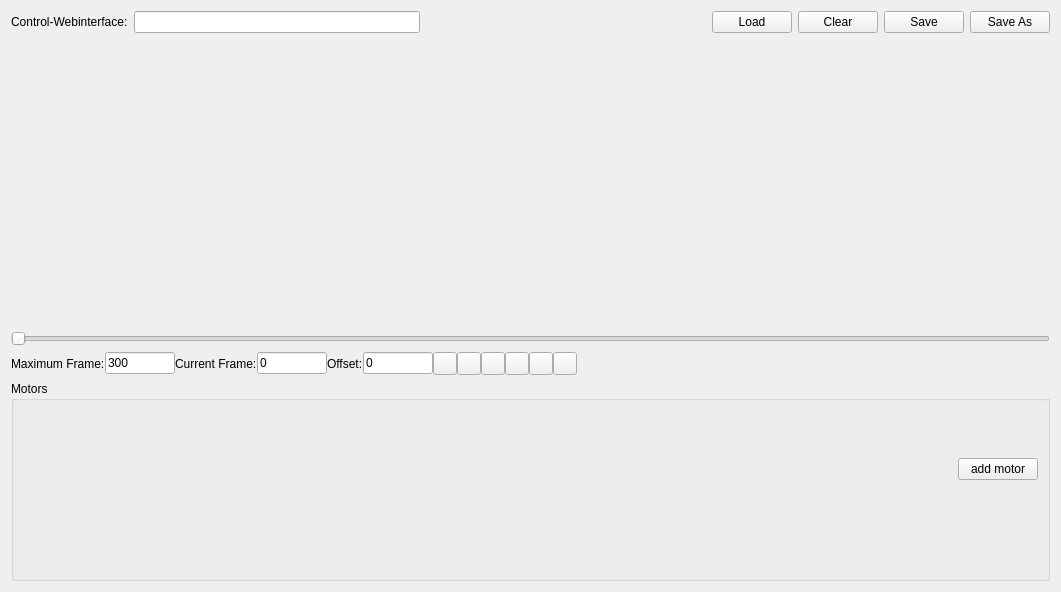
<?xml version="1.0" encoding="UTF-8"?>
<ui version="4.0">
 <class>MotionControlClass</class>
 <widget class="QWidget" name="MotionControlClass">
  <property name="geometry">
   <rect>
    <x>0</x>
    <y>0</y>
    <width>1061</width>
    <height>592</height>
   </rect>
  </property>
  <property name="windowTitle">
   <string>Form</string>
  </property>
  <layout class="QVBoxLayout" name="verticalLayout_3">
   <item>
    <layout class="QHBoxLayout" name="horizontalLayout">
     <item>
      <widget class="QLabel" name="label">
       <property name="text">
        <string>Control-Webinterface:</string>
       </property>
      </widget>
     </item>
     <item>
      <widget class="QLineEdit" name="lineEditControlWebinterface"/>
     </item>
     <item>
      <spacer name="horizontalSpacer">
       <property name="orientation">
        <enum>Qt::Horizontal</enum>
       </property>
       <property name="sizeHint" stdset="0">
        <size>
         <width>40</width>
         <height>20</height>
        </size>
       </property>
      </spacer>
     </item>
     <item>
      <widget class="QPushButton" name="loadButton">
       <property name="text">
        <string>Load</string>
       </property>
       <property name="icon">
        <iconset resource="../resources.qrc">
         <normaloff>:/icons/resources/fileopen.png</normaloff>:/icons/resources/fileopen.png</iconset>
       </property>
       <property name="iconSize">
        <size>
         <width>16</width>
         <height>16</height>
        </size>
       </property>
      </widget>
     </item>
     <item>
      <widget class="QPushButton" name="clearButton">
       <property name="text">
        <string>Clear</string>
       </property>
       <property name="icon">
        <iconset resource="../resources.qrc">
         <normaloff>:/icons/resources/trash-16.png</normaloff>:/icons/resources/trash-16.png</iconset>
       </property>
       <property name="iconSize">
        <size>
         <width>16</width>
         <height>16</height>
        </size>
       </property>
      </widget>
     </item>
     <item>
      <widget class="QPushButton" name="saveButton">
       <property name="text">
        <string>Save</string>
       </property>
       <property name="icon">
        <iconset resource="../resources.qrc">
         <normaloff>:/icons/resources/filesave.png</normaloff>:/icons/resources/filesave.png</iconset>
       </property>
       <property name="iconSize">
        <size>
         <width>16</width>
         <height>16</height>
        </size>
       </property>
      </widget>
     </item>
     <item>
      <widget class="QPushButton" name="saveAsButton">
       <property name="text">
        <string>Save As</string>
       </property>
       <property name="icon">
        <iconset resource="../resources.qrc">
         <normaloff>:/icons/resources/filesaveas.png</normaloff>:/icons/resources/filesaveas.png</iconset>
       </property>
       <property name="iconSize">
        <size>
         <width>16</width>
         <height>16</height>
        </size>
       </property>
      </widget>
     </item>
    </layout>
   </item>
   <item>
    <widget class="QWidget" name="frameview" native="true">
     <property name="sizePolicy">
      <sizepolicy hsizetype="Preferred" vsizetype="Expanding">
       <horstretch>0</horstretch>
       <verstretch>0</verstretch>
      </sizepolicy>
     </property>
    </widget>
   </item>
   <item>
    <widget class="QSlider" name="frameSlider">
     <property name="maximum">
      <number>299</number>
     </property>
     <property name="orientation">
      <enum>Qt::Horizontal</enum>
     </property>
    </widget>
   </item>
   <item>
    <layout class="QHBoxLayout" name="horizontalLayout_2">
     <property name="spacing">
      <number>0</number>
     </property>
     <property name="topMargin">
      <number>0</number>
     </property>
     <item>
      <widget class="QLabel" name="label_3">
       <property name="text">
        <string>Maximum Frame:</string>
       </property>
      </widget>
     </item>
     <item>
      <widget class="QLineEdit" name="maxFrame">
       <property name="sizePolicy">
        <sizepolicy hsizetype="Fixed" vsizetype="Fixed">
         <horstretch>0</horstretch>
         <verstretch>0</verstretch>
        </sizepolicy>
       </property>
       <property name="maximumSize">
        <size>
         <width>70</width>
         <height>16777215</height>
        </size>
       </property>
       <property name="text">
        <string>300</string>
       </property>
      </widget>
     </item>
     <item>
      <widget class="QLabel" name="label_4">
       <property name="text">
        <string>Current Frame:</string>
       </property>
      </widget>
     </item>
     <item>
      <widget class="QLineEdit" name="currentFrame">
       <property name="sizePolicy">
        <sizepolicy hsizetype="Fixed" vsizetype="Fixed">
         <horstretch>0</horstretch>
         <verstretch>0</verstretch>
        </sizepolicy>
       </property>
       <property name="maximumSize">
        <size>
         <width>70</width>
         <height>16777215</height>
        </size>
       </property>
       <property name="text">
        <string>0</string>
       </property>
      </widget>
     </item>
     <item>
      <widget class="QLabel" name="label_5">
       <property name="text">
        <string>Offset:</string>
       </property>
      </widget>
     </item>
     <item>
      <widget class="QLineEdit" name="offsetFrame">
       <property name="sizePolicy">
        <sizepolicy hsizetype="Fixed" vsizetype="Fixed">
         <horstretch>0</horstretch>
         <verstretch>0</verstretch>
        </sizepolicy>
       </property>
       <property name="maximumSize">
        <size>
         <width>70</width>
         <height>16777215</height>
        </size>
       </property>
       <property name="text">
        <string>0</string>
       </property>
      </widget>
     </item>
     <item>
      <widget class="QToolButton" name="frameBackButton">
       <property name="text">
        <string/>
       </property>
       <property name="icon">
        <iconset resource="../resources.qrc">
         <normaloff>:/icons/resources/media-seek-backward.png</normaloff>:/icons/resources/media-seek-backward.png</iconset>
       </property>
       <property name="iconSize">
        <size>
         <width>16</width>
         <height>16</height>
        </size>
       </property>
      </widget>
     </item>
     <item>
      <widget class="QToolButton" name="frameNextButton">
       <property name="text">
        <string/>
       </property>
       <property name="icon">
        <iconset resource="../resources.qrc">
         <normaloff>:/icons/resources/media-seek-forward.png</normaloff>:/icons/resources/media-seek-forward.png</iconset>
       </property>
       <property name="iconSize">
        <size>
         <width>16</width>
         <height>16</height>
        </size>
       </property>
      </widget>
     </item>
     <item>
      <widget class="QToolButton" name="playButton">
       <property name="text">
        <string/>
       </property>
       <property name="icon">
        <iconset resource="../resources.qrc">
         <normaloff>:/icons/resources/media-playback-start.png</normaloff>:/icons/resources/media-playback-start.png</iconset>
       </property>
       <property name="iconSize">
        <size>
         <width>16</width>
         <height>16</height>
        </size>
       </property>
      </widget>
     </item>
     <item>
      <widget class="QToolButton" name="stopButton">
       <property name="text">
        <string/>
       </property>
       <property name="icon">
        <iconset resource="../resources.qrc">
         <normaloff>:/icons/resources/media-playback-stop.png</normaloff>:/icons/resources/media-playback-stop.png</iconset>
       </property>
       <property name="iconSize">
        <size>
         <width>16</width>
         <height>16</height>
        </size>
       </property>
      </widget>
     </item>
     <item>
      <widget class="QToolButton" name="keyBackButton">
       <property name="text">
        <string/>
       </property>
       <property name="icon">
        <iconset resource="../resources.qrc">
         <normaloff>:/icons/resources/media-skip-backward.png</normaloff>:/icons/resources/media-skip-backward.png</iconset>
       </property>
       <property name="iconSize">
        <size>
         <width>16</width>
         <height>16</height>
        </size>
       </property>
      </widget>
     </item>
     <item>
      <widget class="QToolButton" name="keyNextButton">
       <property name="text">
        <string/>
       </property>
       <property name="icon">
        <iconset resource="../resources.qrc">
         <normaloff>:/icons/resources/media-skip-forward.png</normaloff>:/icons/resources/media-skip-forward.png</iconset>
       </property>
       <property name="iconSize">
        <size>
         <width>16</width>
         <height>16</height>
        </size>
       </property>
      </widget>
     </item>
     <item>
      <spacer name="horizontalSpacer_2">
       <property name="orientation">
        <enum>Qt::Horizontal</enum>
       </property>
       <property name="sizeHint" stdset="0">
        <size>
         <width>40</width>
         <height>20</height>
        </size>
       </property>
      </spacer>
     </item>
    </layout>
   </item>
   <item>
    <widget class="QGroupBox" name="groupBox">
     <property name="minimumSize">
      <size>
       <width>0</width>
       <height>200</height>
      </size>
     </property>
     <property name="title">
      <string>Motors</string>
     </property>
     <layout class="QHBoxLayout" name="horizontalLayout_3">
      <item>
       <widget class="QWidget" name="widget" native="true">
        <property name="sizePolicy">
         <sizepolicy hsizetype="Expanding" vsizetype="Preferred">
          <horstretch>0</horstretch>
          <verstretch>0</verstretch>
         </sizepolicy>
        </property>
        <layout class="QVBoxLayout" name="verticalLayout_2">
         <property name="topMargin">
          <number>0</number>
         </property>
         <property name="bottomMargin">
          <number>0</number>
         </property>
         <item>
          <layout class="QHBoxLayout" name="motorsLayout"/>
         </item>
        </layout>
       </widget>
      </item>
      <item>
       <layout class="QVBoxLayout" name="verticalLayout">
        <item>
         <widget class="QPushButton" name="addMotorButton">
          <property name="text">
           <string>add motor</string>
          </property>
         </widget>
        </item>
        <item>
         <spacer name="verticalSpacer">
          <property name="orientation">
           <enum>Qt::Vertical</enum>
          </property>
          <property name="sizeType">
           <enum>QSizePolicy::Minimum</enum>
          </property>
          <property name="sizeHint" stdset="0">
           <size>
            <width>20</width>
            <height>40</height>
           </size>
          </property>
         </spacer>
        </item>
       </layout>
      </item>
     </layout>
    </widget>
   </item>
  </layout>
 </widget>
 <resources>
  <include location="../resources.qrc"/>
 </resources>
 <connections/>
</ui>
